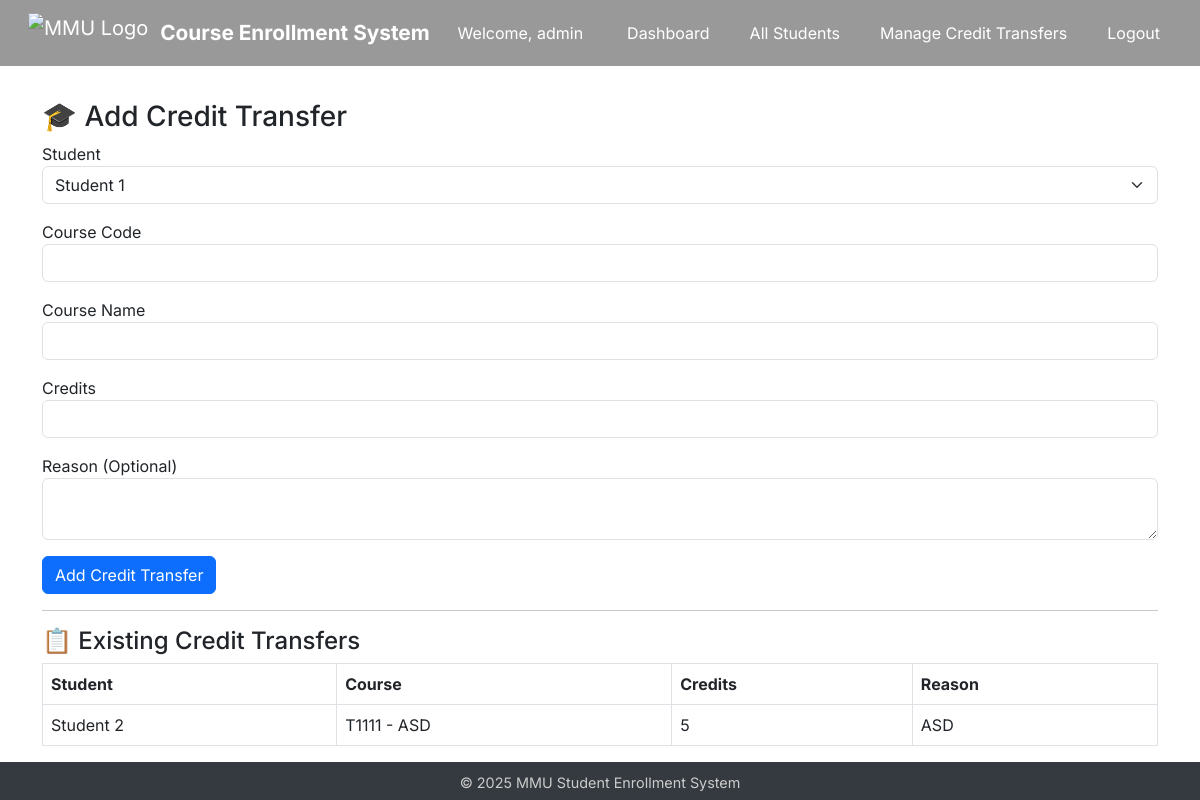
The page /admin/admin/credit-transfer (signed in) on the database as committed earlier.
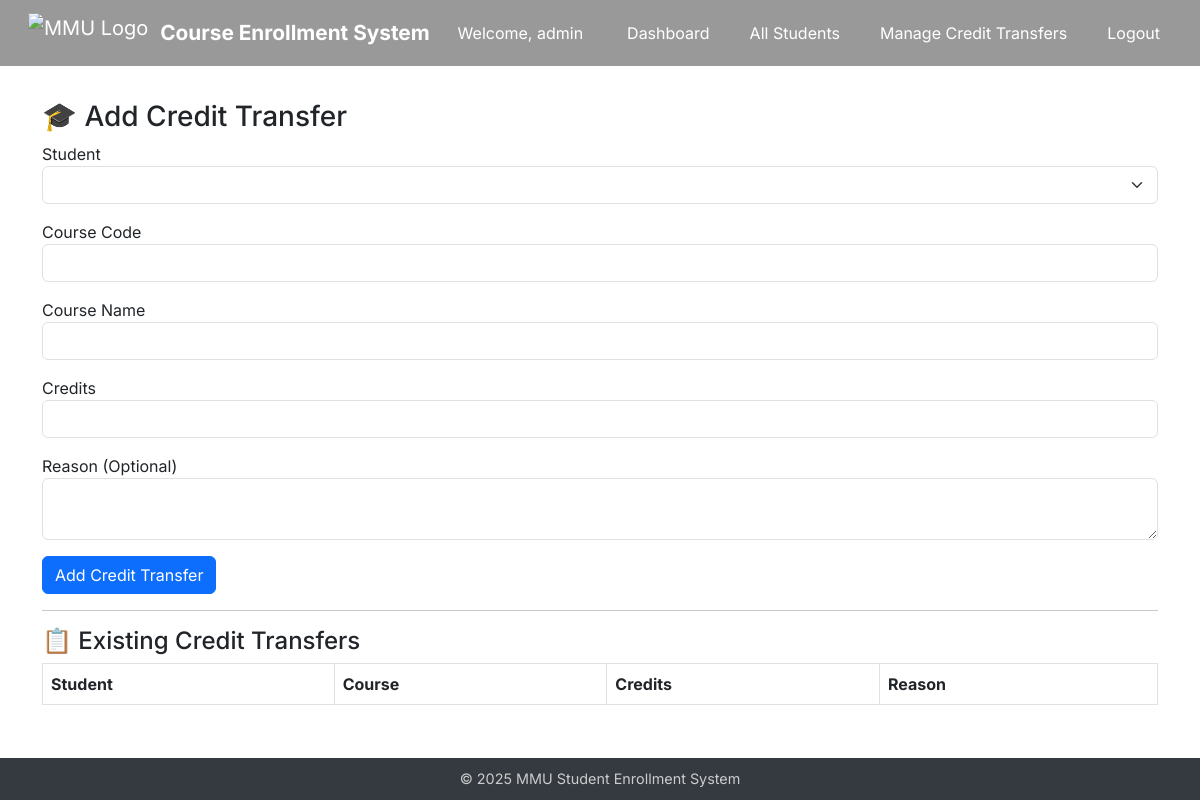
The same page on the database as committed later.
### app/models.py (models this page shows, shortened)
class CreditTransfer(db.Model):
    id = db.Column(db.Integer, primary_key=True)
    student_id = db.Column(db.Integer, db.ForeignKey("student.id"), nullable=False)
    course_code = db.Column(db.String(20), nullable=False)
    course_name = db.Column(db.String(100), nullable=False)
    credits = db.Column(db.Integer, nullable=False)
    reason = db.Column(db.Text, nullable=True)
    student = db.relationship("Student", backref="credit_transfers")

class Student(UserMixin, db.Model):
    id = db.Column(db.Integer, primary_key=True)
    name = db.Column(db.String(64))
    email = db.Column(db.String(120), unique=True)
    department = db.Column(db.String(64))
    password_hash = db.Column(db.String(128))
    scholarship_percentage = db.Column(db.Integer, default=0)
    enrollments = db.relationship('Enrollment', backref='student', lazy=True)

### app/routes/admin.py (the view, shortened to what this page needs)
@admin_bp.route("/admin/credit-transfer", methods=["GET", "POST"])
@login_required
def admin_credit_transfer():
    if not current_user.is_admin:
        abort(403)
    form = CreditTransferForm()
    form.student_id.choices = [(s.id, s.name) for s in Student.query.all()]
    transfers = CreditTransfer.query.all()
    return render_template("admin/credit_transfer.html", form=form, transfers=transfers)

### app/forms.py
class CreditTransferForm(FlaskForm):
    student_id = SelectField("Student", coerce=int, validators=[DataRequired()])
    course_code = StringField("Course Code", validators=[DataRequired()])
    course_name = StringField("Course Name", validators=[DataRequired()])
    credits = IntegerField("Credits", validators=[DataRequired(), NumberRange(min=1)])
    reason = TextAreaField("Reason (Optional)", validators=[Optional()])
    submit = SubmitField("Add Credit Transfer")

### app/models.py (called while the page is built)
    @property
    def is_admin(self):
        return True

### app/templates/admin/credit_transfer.html (shortened to what this page needs)
{% extends "base.html" %}
{% block content %}
<h3>🎓 Add Credit Transfer</h3>
<form method="POST">
    <div class="mb-3">{{ form.student_id.label }} {{ form.student_id(class="form-select") }}</div>
    <div class="mb-3">{{ form.course_code.label }} {{ form.course_code(class="form-control") }}</div>
    <div class="mb-3">{{ form.course_name.label }} {{ form.course_name(class="form-control") }}</div>
    <div class="mb-3">{{ form.credits.label }} {{ form.credits(class="form-control") }}</div>
    <div class="mb-3">{{ form.reason.label }} {{ form.reason(class="form-control") }}</div>
    {{ form.submit(class="btn btn-primary") }}
</form>
<hr>
<h4>📋 Existing Credit Transfers</h4>
<table class="table table-bordered">
    <thead><tr><th>Student</th><th>Course</th><th>Credits</th><th>Reason</th></tr></thead>
    <tbody>
        {% for ct in transfers %}
        <tr>
            <td>{{ ct.student.name }}</td>
            <td>{{ ct.course_code }} - {{ ct.course_name }}</td>
            <td>{{ ct.credits }}</td>
            <td>{{ ct.reason or "-" }}</td>
        </tr>
        {% endfor %}
    </tbody>
</table>
{% endblock %}

Rows that differ between the two databases and show on the page:
removed CreditTransfer: student.name "Student 2", course_code "T1111", course_name "ASD", credits "5", reason "ASD"
Other text that changed with them:
form field student_id: "Student 1" → (not shown)
